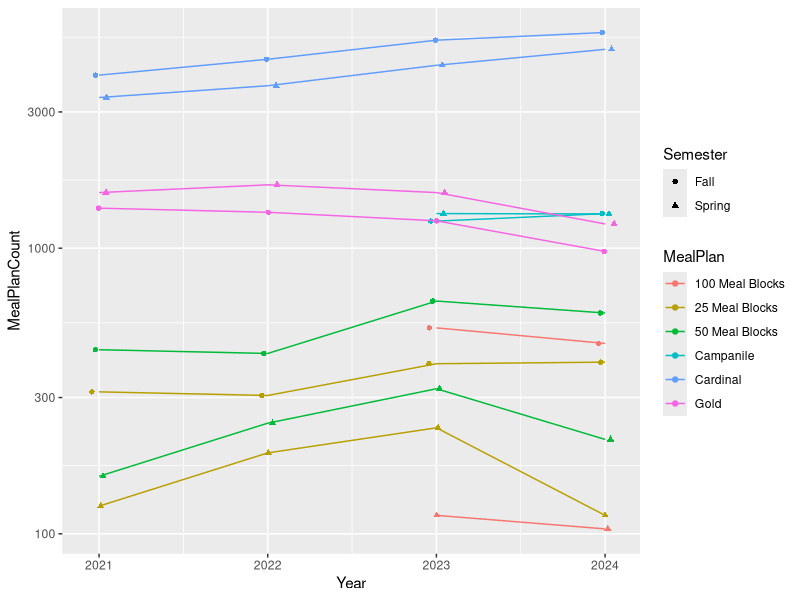

Write R code to recreate this figure. (Note: this script raises an error after producing the figure.)
## ---- chunk 1
library(knitr)
data <- read.csv("../data_folder/clean/CurrentDiningData.csv")

kable(data[1:5, ], caption = "ISU Dining Data")

## ---- chunk 2
data <- read.csv("../data_folder/clean/CleanRegents.csv")
data1 <- data[,2:4]
kable(data1, caption = "Iowa Board of Regents Enrollment Data")

## ---- chunk 3
data <- read.csv("../data_folder/clean/HousingPopulations.csv")
kable(data[1:5,], caption = "Department of Residence, Housing Populations")
## ---- chunk 4
library(ggplot2)
library(dplyr)
# read in the data
dining <- read.csv("../data_folder/clean/CurrentDiningData.csv")
regents <- read.csv("../data_folder/clean/CleanRegents.csv")
# make `MealPlan` and `Term` factors, and `Term` numerical from 1-8 for their corresponding factor levels
# calculate price for each semester (price.year/2)
dining <- dining %>%
  mutate(MealPlan = factor(dining$Meal.Plan.Description),
         Term = as.numeric(factor(dining$Term.Session.Description, 
                                  levels = c("Fall 2021", "Spring 2022", "Fall 2022", "Spring 2023", 
                                             "Fall 2023", "Spring 2024", "Fall 2024", "Spring 2025"))),
         Price = Price.Year/2
  )

# make frequency table for MealPlan and Term

counts <- as.data.frame(table(dining$MealPlan, dining$Term)) %>%
  rename(MealPlan = Var1, Term = Var2, MealPlanCount = Freq) %>%
  mutate(Term = as.numeric(Term), 
         MealPlanCount = ifelse(MealPlanCount==0, NA, MealPlanCount))

undergradCounts <- regents %>%
  filter(Student.Classification=="Undergraduate") %>%
  dplyr::select(Year, count) %>%
  slice(rep(1:n(), each=2)) %>%
  mutate(Term = c(1:8),
         UndergradCount=count) %>%
  dplyr::select(-count)

data.final <- counts %>%
  left_join(dining %>% dplyr::select(MealPlan, Term, Price) %>% distinct(), by = c("MealPlan", "Term")) %>%
  dplyr::select(MealPlan, Term, Price, MealPlanCount) %>%
  left_join(undergradCounts, by="Term") %>%
  mutate(Semester = ifelse(Term %% 2 == 0, "Spring", "Fall")) %>%
  dplyr::select(MealPlan, Term, Semester, Year, MealPlanCount, UndergradCount)
g <- ggplot(data.final,
            aes(x = Year,
                y = MealPlanCount,
                color = MealPlan,
                shape = Semester,
                group = interaction(MealPlan, Semester))) + 
  geom_point(position = position_jitterdodge(
    jitter.width = 0.1, jitter.height = 0,
    dodge.width = 0.1)) +
  geom_line() + 
  scale_y_log10()

g
## ---- chunk 5
data.clean <- na.omit(data.final)
finalModel <- glm(MealPlanCount ~ MealPlan + Semester + Year + UndergradCount,
                  data=data.clean, family=poisson(link="log"))

summary(finalModel)
## ---- chunk 6
knitr::include_graphics("dashboard.png")
